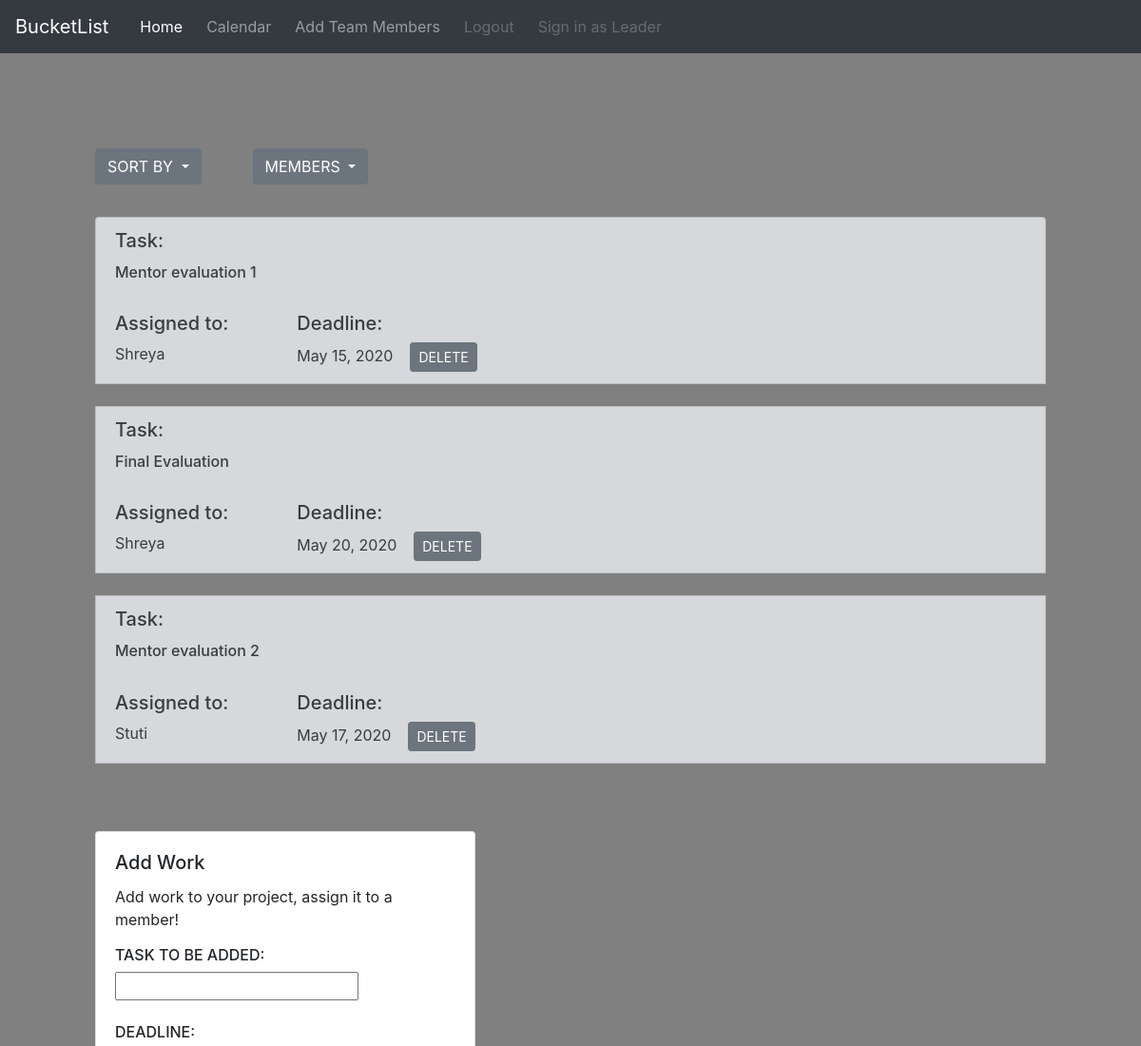
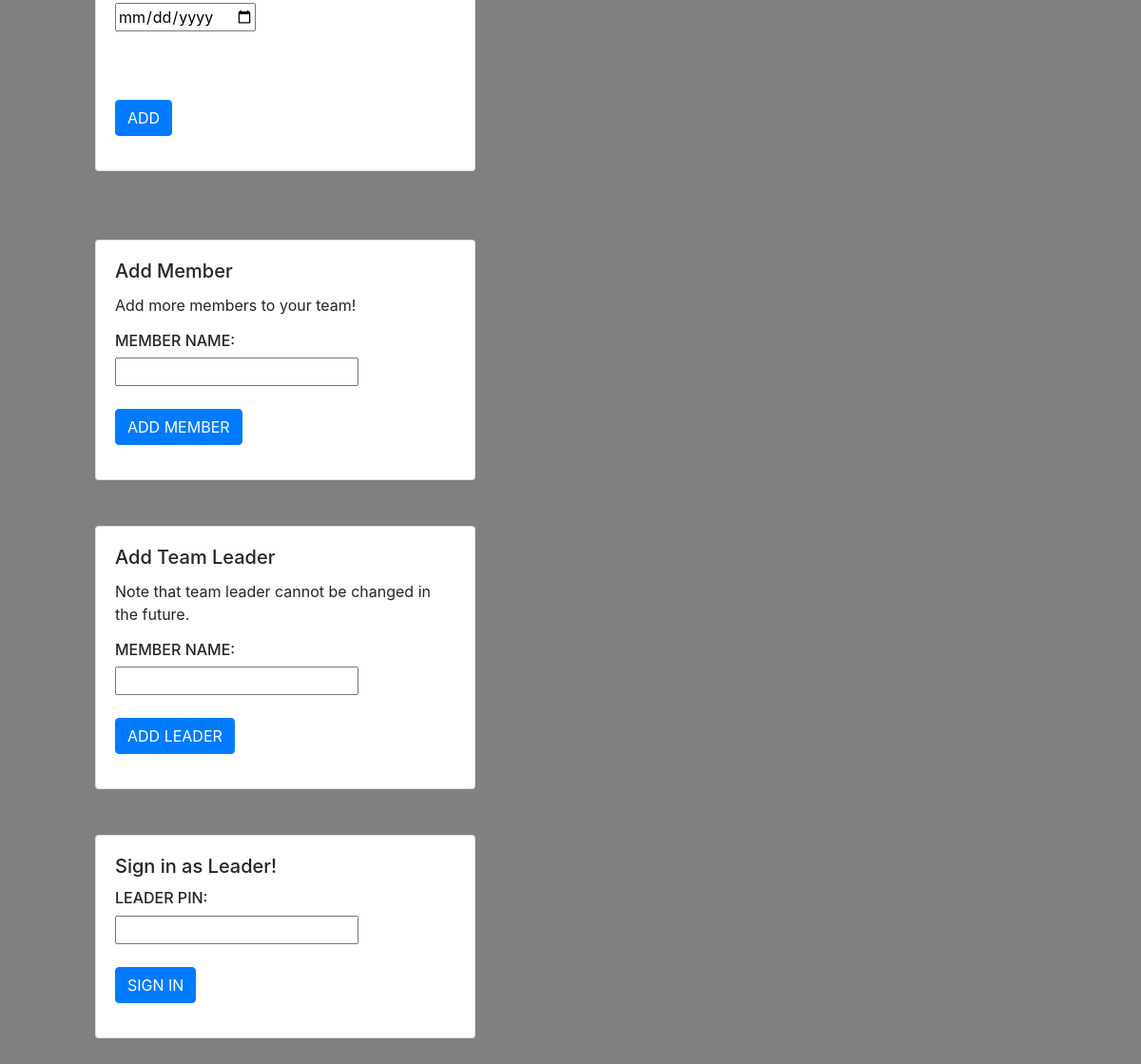
The page /sort2/ (signed in) on the database its author committed (2 pictures, top to bottom).
### BucketList/models.py (models this page shows)
class ListItem(models.Model):
	team = models.ForeignKey(User,on_delete=models.CASCADE,blank=True,null=True)
	content = models.CharField(max_length=500)
	deadline = models.DateField()
	member = models.CharField(max_length=100)

### BucketList/views.py (the view)
# urls.py: path('sort2/',sortbymem,name="sortbymem"),
def sortbymem(request):
	stuff = ListItem.objects.filter(team__id=request.user.id)
	all_items = stuff.order_by('member')
	return render(request,'BucketList/home.html',{'all':all_items})

### BucketList/Templates/BucketList/home.html (shortened to what this page needs)
<DOCTYPE! html>
<html>
<head>
	<link rel="stylesheet" href="https://maxcdn.bootstrapcdn.com/bootstrap/4.0.0/css/bootstrap.min.css">
</head>
	<section><nav class="navbar navbar-expand-lg navbar-light bg-light navbar navbar-dark bg-dark">
  <a class="navbar-brand" href="/">BucketList</a>
  <div class="collapse navbar-collapse" id="navbarSupportedContent">
    <ul class="navbar-nav mr-auto">
      <li class="nav-item active">
        <a class="nav-link" href="/">Home <span class="sr-only">(current)</span></a>
      </li>&nbsp;&nbsp;
      <li class="nav-item">
        <a class="nav-link" href="#">Calendar</a>
      </li>&nbsp;&nbsp;
      {% if user.is_authenticated %}
      <li class="nav-item">
        <a class="nav-link" href="#memberForm">Add Team Members</a>
      </li>&nbsp;&nbsp;
      <li class="nav-item">
        <a class="nav-link disabled" href="{% url 'logout' %}">Logout</a>
      </li>&nbsp;&nbsp;{% if not leadsignedin %}
      <li class="nav-item">
        <a class="nav-link disabled" href="#signasleader">Sign in as Leader</a>
      </li>{% endif %}
      {% endif %}
    </ul>
  </div>
</nav>
</section>
<body style="background-color:grey ">
<div style="margin: 100px">
{% if user.is_authenticated %}
{% if not leadsignedin %}
<div class="dropdown" style="float: left">
  <button class="btn btn-secondary dropdown-toggle" type="button" id="dropdownMenuButton" data-toggle="dropdown" aria-haspopup="true" aria-expanded="false">
    SORT BY
  </button>
</div>
<div style="float: left">
</div>{% endif %}
<div class="dropdown" style="float: left" >
  <button class="btn btn-secondary dropdown-toggle" type="button" id="dropdownMenuButton" data-toggle="dropdown" aria-haspopup="true" aria-expanded="false">
    MEMBERS
  </button>
</div>
<br>
<br>
<br>
	<ul class="list-group">
	{% for item in all %}
	<li class="list-group-item list-group-item-action list-group-item-secondary" >
  <h5 class="card-title">Task:</h5>
  <h6 class="card-text">{{ item.content }}</h6>
  <br>
  <div style="float: left"><h5>Assigned to:</h5>{{ item.member }}&nbsp;&nbsp;
  </div>
  <div style="float: left;">&nbsp;&nbsp;&nbsp;&nbsp;&nbsp;&nbsp;&nbsp;&nbsp;&nbsp;&nbsp;&nbsp;&nbsp;&nbsp;&nbsp;&nbsp;&nbsp;</div>
  <div style="float: left"><h5>Deadline:</h5> {{ item.deadline }} <form action="/delete/{{ item.id }}/" method="post" style="display:inline">
		<input class="btn btn-secondary btn-sm" type="submit" value="DELETE"></div>
		</li><br>
		{% endfor %}
	</ul>
<br>
<br>
<div class="card" style="width: 25rem;" style="float: left">
  <div class="card-body">
    <h5 class="card-title">Add Work</h5>
        <p class="card-text">Add work to your project, assign it to a member!</p>
        <form name="addItem" action="/add/" onsubmit="return ValidateFormAddItem()" method="post">{% csrf_token %}
          <h6>TASK TO BE ADDED:</h6> <input  type="text" name="content" ><br><br>
          <h6>DEADLINE:</h6>  <input type="date" name="deadline" ><br><br>
          {% if leadsignedin %}<h6>MEMBER:</h6> <input type="text" name="member" >{% endif %}<br><br>
          <input class="btn btn-primary" type="submit" value="ADD">
        </form>
  </div>
</div>
<br><br><br>
<div style="float: left margin-bottom: 50px" >
  <div class="card" style="width: 25rem;" style="float: left">
    <div class="card-body">
      <h5 class="card-title">Add Member</h5>
        <p class="card-text">Add more members to your team!</p>
        <form id="memberForm" name="mem" action="/addMember/" onsubmit="return ValidateFormMemberForm()" method="post">{% csrf_token %}
        <h6>MEMBER NAME:</h6><input type="text" name="memname"><br><br>
        <input class="btn btn-primary" type="submit" value="ADD MEMBER" >
        </form>
    </div>
  </div>
</div>
<br><br>
{% if not leadsignedin and not teamleader %}
<div style="float: left margin-bottom: 50px" >
  <div class="card" style="width: 25rem;" style="float: left">
    <div class="card-body">
      <h5 class="card-title">Add Team Leader</h5>
        <p class="card-text">Note that team leader cannot be changed in the future.</p>
        <form id="leaderForm" name="addLeader" action="/addLeader/" onsubmit="return ValidateFormLeaderForm()" method="post">{% csrf_token %}
        <h6>MEMBER NAME:</h6><input type="text" name="Leader"><br><br>
        <input class="btn btn-primary" type="submit" value="ADD LEADER" >
        </form>
    </div>
  </div>
</div>
{% endif %}
<br>
<br>
{% if not leadsignedin %}
<div style="float: left margin-bottom: 50px" >
  <div class="card" style="width: 25rem;" style="float: left">
    <div class="card-body">
      <h5 class="card-title">Sign in as Leader!</h5>
        <form id="signasleader" name="signleader" action="/signasleader/" onsubmit="return ValidateSignIn()" method="post">{% csrf_token %}
        <h6>LEADER PIN:</h6><input type="text" name="leaderpin"><br><br>
        <input class="btn btn-primary" type="submit" value="SIGN IN" >
        </form>
    </div>
  </div>
</div>
{% endif %}
{% endif %}
</div>
</body>
</html>

### rows shown on the page
ListItem: content "Mentor evaluation 1", member "Shreya", deadline "May 15, 2020"
ListItem: content "Final Evaluation", member "Shreya", deadline "May 20, 2020"
ListItem: content "Mentor evaluation 2", member "Stuti", deadline "May 17, 2020"
